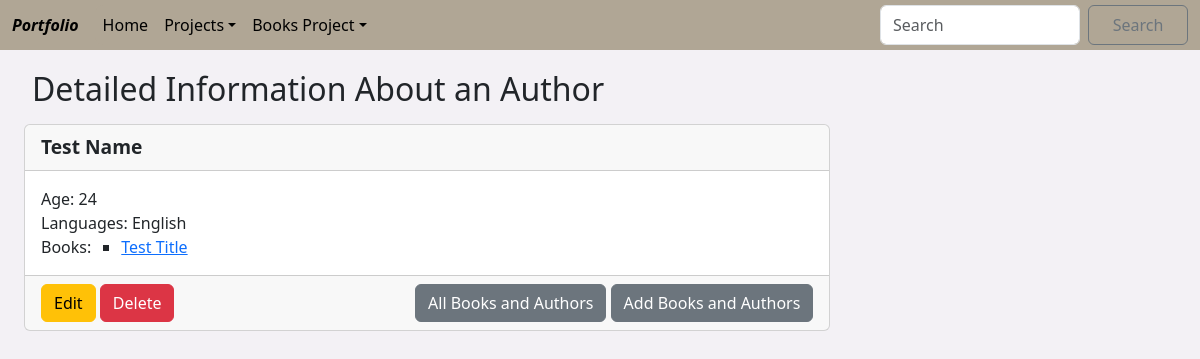
The page /django_projects/books_project/author_details/4 on the database its author committed.
### app/models.py (models this page shows, shortened)
class Author(models.Model):
    full_name = models.CharField(max_length=200, unique=True)
    age = models.IntegerField(null=True, blank=True)
    languages = models.CharField(max_length=200, null=True, blank=True)
    def __str__(self):
        return self.full_name

class Book(models.Model):
    title = models.CharField(max_length=200)
    author = models.ForeignKey(Author, on_delete=models.CASCADE)
    genre = models.CharField(max_length=200)
    description = models.TextField(max_length=1000, null=True, blank=True)
    pages = models.IntegerField(null=True, blank=True)

### app/views.py (the view)
# urls.py: path('django_projects/books_project/author_details/<int:pk>', views.author_details, name = 'author_details'),
def author_details(request, pk):
    author = get_object_or_404(Author, pk=pk)
    books = Book.objects.filter(author=author)
    return render(request, 'django_projects/books_project/author_details.html', {'author': author, 'books': books})

### app/templates/django_projects/books_project/author_details.html (shortened to what this page needs)
{% extends 'base_books.html' %}
{% block inner_content %}
<div class="container-fluid custom-content">
  <h2>Detailed Information About an Author</h2>
  <div style="width: 70%; margin-top: 1rem;">
    <div class="card text-center">
      <div class="card-header" style="text-align: left; margin: 0px; font-size: larger;">
        <strong>{{ author }}</strong>
      </div>
      <div class="card-body">
        <p class="card-text" style="text-align: left; margin: 0px;">Age: {{ author.age }}</p>
        <p class="card-text" style="text-align: left; margin: 0px;">Languages: {{ author.languages }}</p>
        <p class="card-text" style="text-align: start; margin: 0px; display: inline; ; float: left; margin-right: 10px;">Books:
          <ul style="margin: 0; padding: 0; list-style: square; display: inline;">
            {% for book in books %}
            <li style="float: left; margin-right: 20px; margin-left: 20px; padding: 0px;"><a href="{% url 'book_details' book.id %}">{{ book.title }}</a></li>
            {% endfor %}
          </ul>
        </p>
      </div>
      <div class="card-footer text-body-secondary">
        <div style="float: left;">
          <a href="{% url 'edit_author' author.id %}" class="btn btn-warning">Edit</a>
          <a href="{% url 'delete_author' author.id %}" class="btn btn-danger">Delete</a>
        </div>
        <div style="float: right;">
          <a href="/django_projects/books_project/all_books_and_authors" class="btn btn-secondary">All Books and Authors</a>
          <a href="/django_projects/books_project/add_books_and_authors" class="btn btn-secondary">Add Books and Authors</a>
        </div>
      </div>
    </div>
  </div>
</div>
{% endblock %}

### app/templates/base_books.html (style rules this page uses)
.custom-content { padding-top: 0px; margin-top: -40px; }
h2 { margin-left: 0.5rem; margin-right: 0.5rem; margin-top: 0.5rem; margin-bottom: 0.5rem; }
p { margin-left: 0.5rem; margin-right: 0.5rem; margin-top: 0.5rem; margin-bottom: 0.5rem; }

### rows shown on the page
Author: full_name "Test Name", age "24", languages "English"
Book: title "Test Title"
